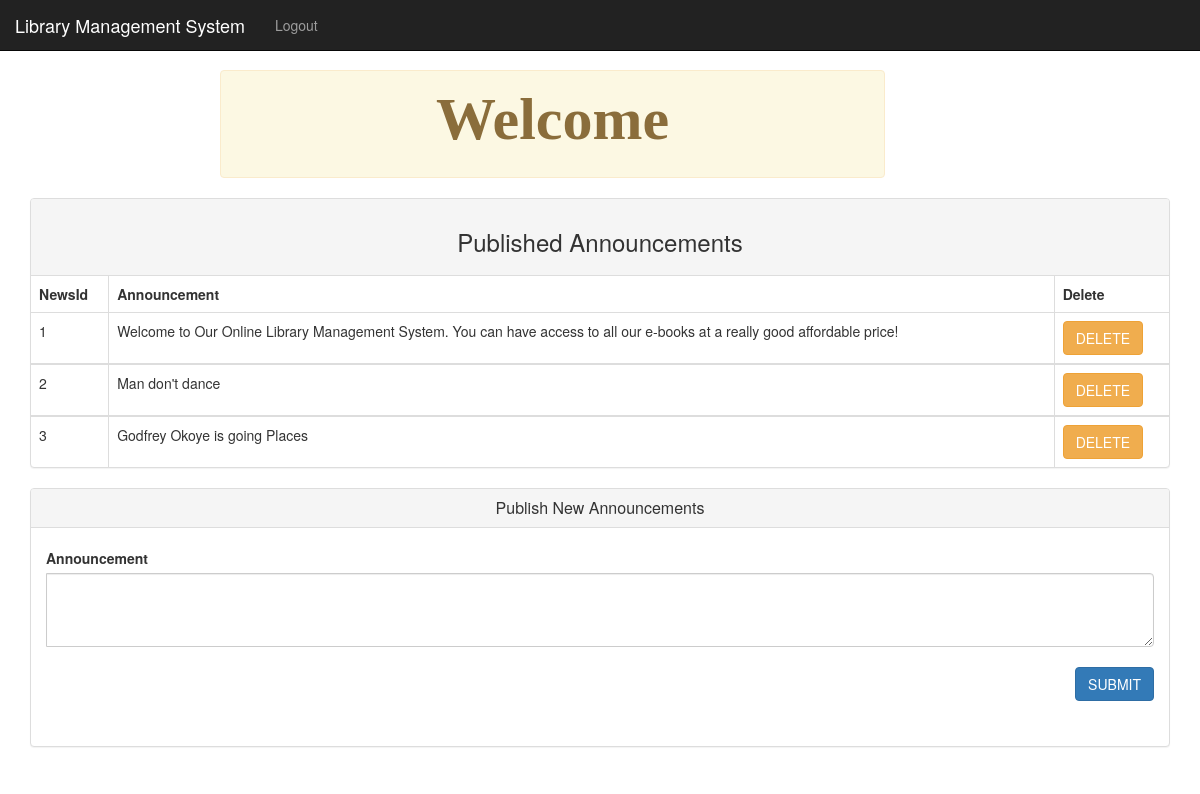
The app's page /admin.php, older data.
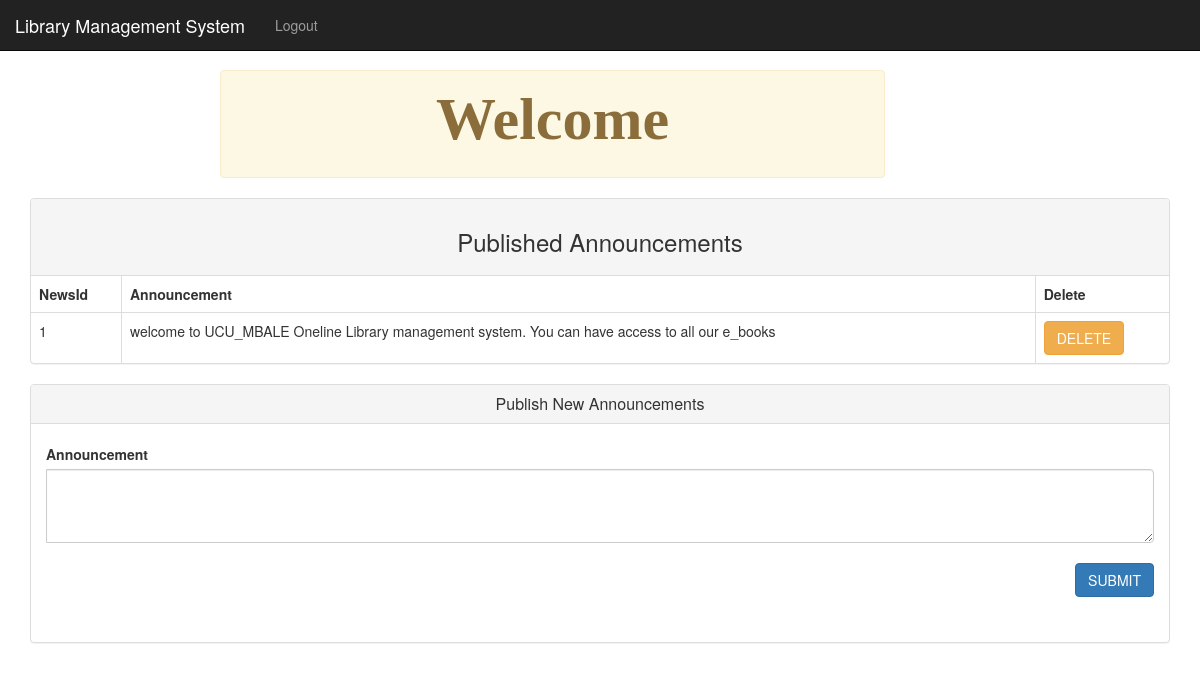
The same page, newer data.
### tables this page shows
CREATE TABLE IF NOT EXISTS `news` (
  `newsId` int(11) NOT NULL AUTO_INCREMENT,
  `announcement` text NOT NULL,
  PRIMARY KEY (`newsId`)
);

### admin.php (the view, shortened to what this page needs)
<?php
require 'includes/db-inc.php';
 include "includes/header.php";
  ?>
<div class="container">
    <?php include "includes/nav.php"; ?>
	<div class="alert alert-warning col-lg-7 col-md-12 col-sm-12 col-xs-12 col-lg-offset-2 col-md-offset-0 col-sm-offset-1 col-xs-offset-0" style="margin-top:70px">
	    <h4 class="center-block"><strong> Welcome</strong>  </h4>
	</div>
	</div>
	<div class="container">
		<div class="panel panel-default">
		  <div class="panel-heading">
		  	<div class="row">
		  		<h3 class="center-block">Published Announcements</h3>
			</div>
		  </div>
		  <table class="table table-bordered">
      		<thead>
                <tr>
                    <th>NewsId</th>
                         <th>Announcement</th>
                          <th>Delete</th>
                </tr>
          </thead>
           <?php
          $sql2 = "SELECT * from news";
      $query2 = mysqli_query($conn, $sql2);
      $counter = 1;
      while ($row = mysqli_fetch_array($query2)) {  ?>
        <tbody>
          <td><?php echo $counter++; ?></td>
          <td><?php echo $row['announcement']; ?></td>
         <form method='post' action='admin.php'>
        <td><button name='del' type='submit' value='Delete' class='btn btn-warning' onclick='return Delete()'>DELETE</button></td>
        </form>
        </tbody>
     <?php }
           ?>
		   </table>
	  </div>
			<div class="panel panel-default">
				  <div class="panel-heading">
				    <h2 class="panel-title center-block">Publish New Announcements</h2>
				  </div>
	  <div class="panel-body">
	    <form role="form" action="admin.php" method="post">
				<div class="input-group col-lg-12 col-md-12 col-sm-12 col-xs-12">
					 <div class="form-group ">
					      <label for="name">Announcement</label>
					       <textarea class="form-control" rows="3" draggable="false" name="news">
					       </textarea>
					  </div>
				</div><br>
	<div class="input-group pull-right">
		<div class="form-group">
			<button class="btn btn-primary" name="submit">SUBMIT</button>
		</div>
	</div>
        				</form>
				  </div>
			</div>
	</div>
</body>
</html>

### includes/header.php (shortened to what this page needs)
<!DOCTYPE html>
<html>
<head>
    <link rel="stylesheet" type="text/css" href="css/bootstrap.css">
    <link rel="stylesheet" type="text/css" href="font-awesome-4.7.0/css/font-awesome.css">
    <link rel="stylesheet" type="text/css" href="css/style.css">
    <link rel="stylesheet" type="text/css" href="flickity/flickity.css">
    <link rel="stylesheet" type="text/css" href="css/sweetalert.css">
</head>
<body>

### includes/nav.php (shortened to what this page needs)
<nav class="navbar navbar-inverse navbar-fixed-top">
    <div class="container-fluid">
        <div class="navbar-header">
            <a class="navbar-brand" href="#">Library Management System</a>
        </div>
        <div class="collapse navbar-collapse" id="bs-example">
            <ul class="nav navbar-nav">
            <ul class="nav navbar-nav navbar-right">
                <li><a href="logout.php">Logout</a></li>
            </ul>
        </div>
    </div>
</nav>

### css/style.css (style rules this page uses)
body { overflow-x: hidden; }
.center-block { text-align: center; }
.alert { margin-top: 40px; }
.form-group { margin-bottom: 30px; }
label { margin-top: 5px }
.form-control { border-radius: 4px }
.admin_name,h4 { color: red;font-family: gabriola;font-size: 60px }

Row changes from the older to the newer data that the page shows:
removed news: announcement "Welcome to Our Online Library Management System. You can have access to all our e-books at a really good affordable price!"
removed news: announcement "Man don't dance"
removed news: announcement "Godfrey Okoye is going Places"
added news: announcement "welcome to UCU_MBALE Oneline Library management system. You can have access to all our e_books"
